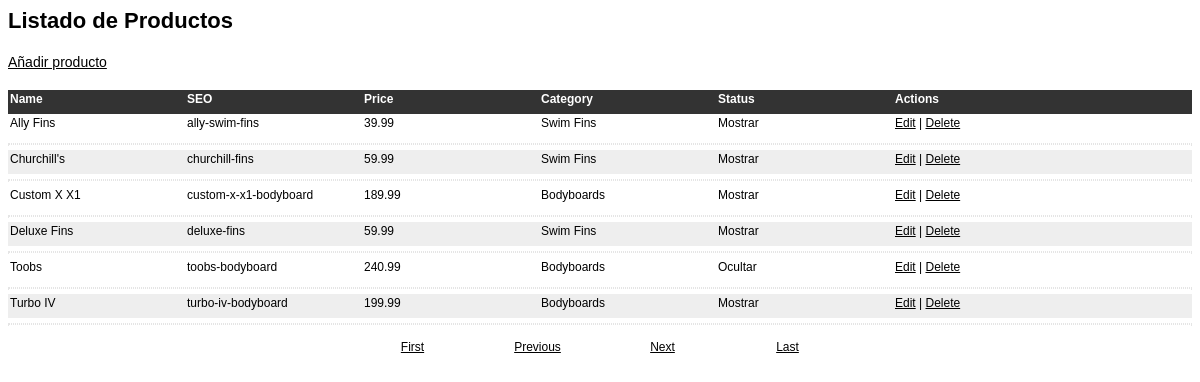
Screenshot of /ieeRfZEFOAc/lp-admin/_product-list.php with the database file from the repository.
### tables this page shows
CREATE TABLE `products` (
  `product_id` int(11) NOT NULL AUTO_INCREMENT,
  `product_name` varchar(100) NOT NULL,
  `product_seo` varchar(100) NOT NULL,
  `product_price` double NOT NULL,
  `product_category_id` int(11) NOT NULL,
  `product_status` tinyint(1) NOT NULL,
  PRIMARY KEY (`product_id`)
);

CREATE TABLE `categories` (
  `category_id` int(11) NOT NULL AUTO_INCREMENT,
  `category_name` varchar(100) NOT NULL,
  `category_desc` mediumtext NOT NULL,
  `category_status` tinyint(1) NOT NULL,
  PRIMARY KEY (`category_id`)
);

### ieeRfZEFOAc/lp-admin/_product-list.php (the view, shortened to what this page needs)
<link rel="stylesheet" type="text/css" href="css/cart-style.css">
<h2>Listado de Productos</h2>
<div class="action-link">
<a href="product-add.php" class="action-link">
A&ntilde;adir producto</a> </div>
<?php require_once('../Connections/cn.php'); ?>
<?php
$currentPage = $_SERVER["PHP_SELF"];
$maxRows_rsProductsCategory = 10;
$pageNum_rsProductsCategory = 0;
$startRow_rsProductsCategory = $pageNum_rsProductsCategory * $maxRows_rsProductsCategory;
$query_rsProductsCategory = "SELECT categories.category_name, products.* FROM products, categories WHERE products.product_category_id=categories.category_id ORDER BY products.product_name ASC";
$query_limit_rsProductsCategory = sprintf("%s LIMIT %d, %d", $query_rsProductsCategory, $startRow_rsProductsCategory, $maxRows_rsProductsCategory);
$rsProductsCategory = mysql_query($query_limit_rsProductsCategory, $cn) or die(mysql_error());
$row_rsProductsCategory = mysql_fetch_assoc($rsProductsCategory);
if (isset($_GET['totalRows_rsProductsCategory'])) {
  $totalRows_rsProductsCategory = $_GET['totalRows_rsProductsCategory'];
} else {
  $all_rsProductsCategory = mysql_query($query_rsProductsCategory);
  $totalRows_rsProductsCategory = mysql_num_rows($all_rsProductsCategory);
}
$totalPages_rsProductsCategory = ceil($totalRows_rsProductsCategory/$maxRows_rsProductsCategory)-1;
$queryString_rsProductsCategory = "";
$queryString_rsProductsCategory = sprintf("&totalRows_rsProductsCategory=%d%s", $totalRows_rsProductsCategory, $queryString_rsProductsCategory);
?>
<div class="row list-text-title">
	<div class="col2">Name</div>
	<div class="col2">SEO</div>
	<div class="col2">Price</div>
	<div class="col2">Category</div>
	<div class="col2">Status</div>
	<div class="col2">Actions</div>
</div>
<?php $count = 1; ?>
<?php do { ?>
<?php
if ($row_rsProductsCategory['product_status'] == 1) {
	$var_status = "Mostrar";
} else {
	$var_status = "Ocultar";
}
?>
	<div class="row <?php if ($count > 1) { echo('oddcolor'); $count=0; } else { echo('evencolor'); } ?>">
		<div class="col2"><?php echo $row_rsProductsCategory['product_name']; ?></div>
		<div class="col2"><?php echo $row_rsProductsCategory['product_seo']; ?></div>
		<div class="col2"><?php echo $row_rsProductsCategory['product_price']; ?></div>
		<div class="col2"><?php echo $row_rsProductsCategory['category_name']; ?></div>
		<div class="col2"><?php echo $var_status; ?></div>
		<div class="col2"><a href="product-edit.php?recordID=<?php echo $row_rsProductsCategory['product_id']; ?>">Edit</a> | <a href="product-delete.php?recordID=<?php echo $row_rsProductsCategory['product_id']; ?>">Delete</a></div>
	</div>
	<hr/>
	<?php $count++; ?>
<?php } while ($row_rsProductsCategory = mysql_fetch_assoc($rsProductsCategory)); ?>
<div class="nav">
	<div class="col3 center"><a href="<?php printf("%s?pageNum_rsProductsCategory=%d%s", $currentPage, 0, $queryString_rsProductsCategory); ?>">First</a></div>
<div class="col3 center"><a href="<?php printf("%s?pageNum_rsProductsCategory=%d%s", $currentPage, max(0, $pageNum_rsProductsCategory - 1), $queryString_rsProductsCategory); ?>">Previous</a></div>
	<div class="col3 center"><a href="<?php printf("%s?pageNum_rsProductsCategory=%d%s", $currentPage, min($totalPages_rsProductsCategory, $pageNum_rsProductsCategory + 1), $queryString_rsProductsCategory); ?>">Next</a></div>
<div class="col3 center"><a href="<?php printf("%s?pageNum_rsProductsCategory=%d%s", $currentPage, $totalPages_rsProductsCategory, $queryString_rsProductsCategory); ?>">Last</a></div>
</div>

### ieeRfZEFOAc/lp-admin/css/cart-style.css (style rules this page uses)
* { font-family: Arial, Helvetica, sans-serif; font-size: 12px; }
a { color: #000; text-decoration: underline; }
.oddcolor { background-color: #eee; }
.evencolor { background-color: #fff; }
.row { padding: 2px; min-height: 20px; margin: auto; display: block; clear: both; position: relative; }
.action-link { margin: 20px 0; font-size: 14px; }
.list-text-title { font-weight: bold; background-color: #333; color: #fff; }
.col2 { width: 15%; float: left; }
.col3 { width: 25%; float: left; }
.nav { max-width: 500px; margin: 15px auto; display: block; font-size: 11px; height: 15px; }
hr { border: 1px #e5e5e5 dotted; clear: both; display: block; margin: 5px 0; }
h2 { font-size: 22px; display: block; }
.center { text-align: center; }

### rows the page displays
products: product_name "Ally Fins", product_seo "ally-swim-fins", product_price "39.99", categories.category_name "Swim Fins", product_status "Mostrar"
products: product_name "Churchill's", product_seo "churchill-fins", product_price "59.99", categories.category_name "Swim Fins", product_status "Mostrar"
products: product_name "Custom X X1", product_seo "custom-x-x1-bodyboard", product_price "189.99", categories.category_name "Bodyboards", product_status "Mostrar"
products: product_name "Deluxe Fins", product_seo "deluxe-fins", product_price "59.99", categories.category_name "Swim Fins", product_status "Mostrar"
products: product_name "Toobs", product_seo "toobs-bodyboard", product_price "240.99", categories.category_name "Bodyboards", product_status "Ocultar"
products: product_name "Turbo IV", product_seo "turbo-iv-bodyboard", product_price "199.99", categories.category_name "Bodyboards", product_status "Mostrar"
